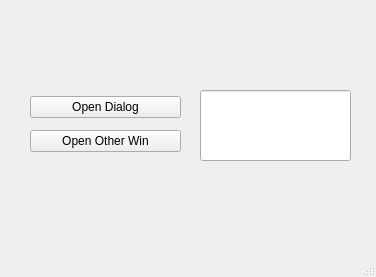
<?xml version="1.0" encoding="UTF-8"?>
<ui version="4.0">
 <class>MainWindow</class>
 <widget class="QMainWindow" name="MainWindow">
  <property name="geometry">
   <rect>
    <x>0</x>
    <y>0</y>
    <width>376</width>
    <height>277</height>
   </rect>
  </property>
  <property name="windowTitle">
   <string>MainWindow</string>
  </property>
  <widget class="QWidget" name="centralwidget">
   <widget class="QLineEdit" name="lineEdit">
    <property name="geometry">
     <rect>
      <x>200</x>
      <y>90</y>
      <width>151</width>
      <height>71</height>
     </rect>
    </property>
   </widget>
   <widget class="QWidget" name="layoutWidget">
    <property name="geometry">
     <rect>
      <x>30</x>
      <y>90</y>
      <width>151</width>
      <height>68</height>
     </rect>
    </property>
    <layout class="QVBoxLayout" name="verticalLayout">
     <item>
      <widget class="QPushButton" name="pushButton">
       <property name="text">
        <string>Open Dialog</string>
       </property>
      </widget>
     </item>
     <item>
      <widget class="QPushButton" name="pushButton_2">
       <property name="text">
        <string>Open Other Win</string>
       </property>
      </widget>
     </item>
    </layout>
   </widget>
  </widget>
  <widget class="QMenuBar" name="menubar">
   <property name="geometry">
    <rect>
     <x>0</x>
     <y>0</y>
     <width>376</width>
     <height>27</height>
    </rect>
   </property>
  </widget>
  <widget class="QStatusBar" name="statusbar"/>
 </widget>
 <resources/>
 <connections/>
</ui>
